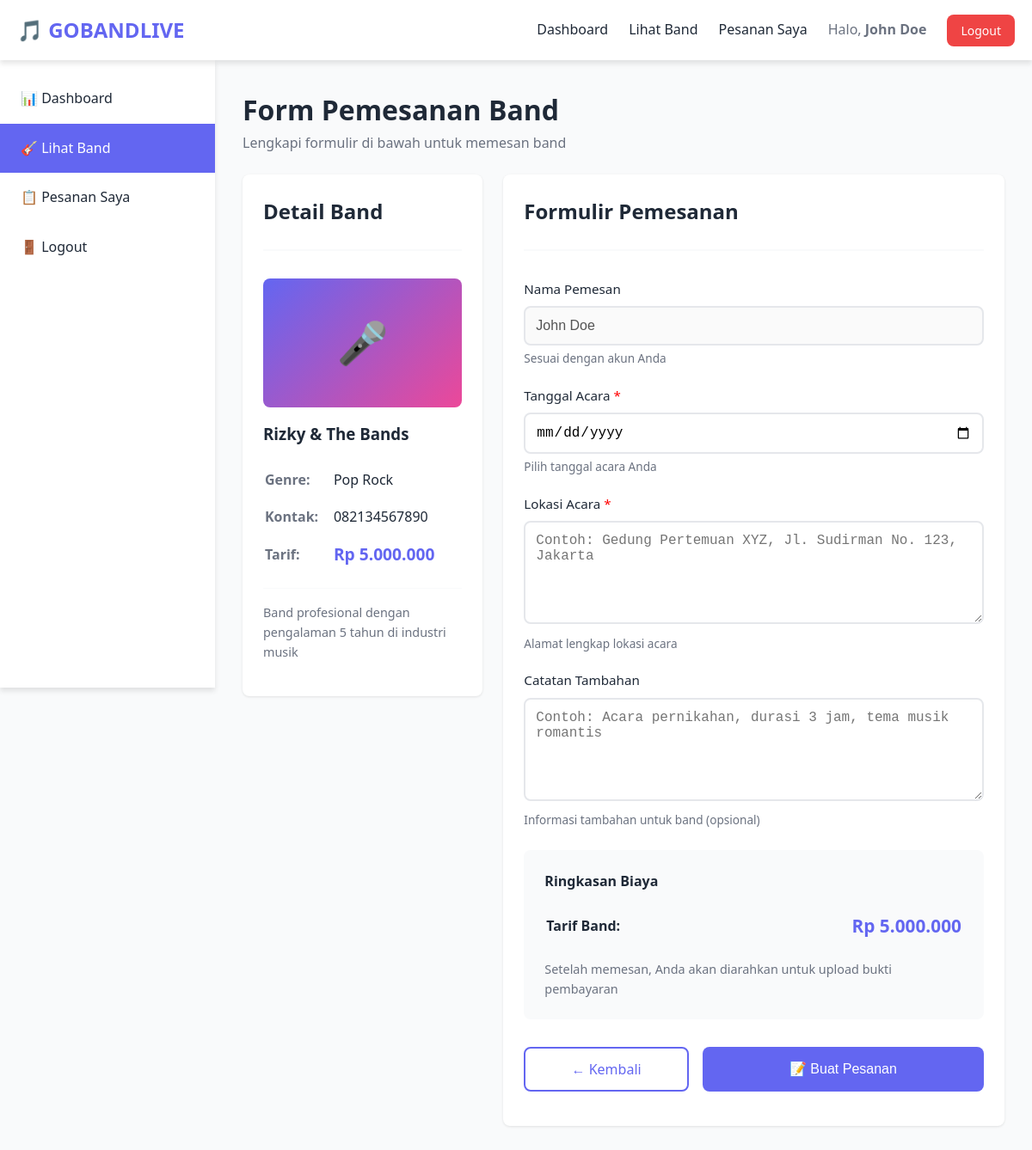
Screenshot of /pelanggan/pesan_band.php?id=1 (signed in) with the database file from the repository.
### tables this page shows
CREATE TABLE `band` (
  `id` int(11) NOT NULL,
  `user_id` int(11) NOT NULL,
  `nama_band` varchar(100) NOT NULL,
  `genre` varchar(50) NOT NULL,
  `tarif` decimal(10,2) NOT NULL,
  `kontak` varchar(15) NOT NULL,
  `deskripsi` text DEFAULT NULL,
  `foto` varchar(255) DEFAULT NULL,
  `status_ketersediaan` enum('tersedia','tidak tersedia') DEFAULT 'tersedia',
  `created_at` timestamp NOT NULL DEFAULT current_timestamp()
);

### config/config.php (called while the page is built, shortened)
<?php
function clean($data) {
    return htmlspecialchars(strip_tags(trim($data)));
}
function formatRupiah($angka) {
    return 'Rp ' . number_format($angka, 0, ',', '.');
}
?>

### includes/functions.php (called while the page is built, shortened)
<?php
function getBandById($db, $bandId) {
    $stmt = $db->prepare("
        SELECT b.*, u.nama as nama_user, u.email, u.no_hp
        FROM band b
        JOIN users u ON b.user_id = u.id
        WHERE b.id = ?
    ");
    $stmt->execute([$bandId]);
    return $stmt->fetch();
}
?>

### pelanggan/pesan_band.php (the view, shortened to what this page needs)
<?php
require_once '../config/config.php';
require_once '../config/database.php';
require_once '../includes/functions.php';
$bandId = clean($_GET['id'] ?? '');
$band = getBandById($db, $bandId);
?>
<!DOCTYPE html>
<html lang="id">
<head>
    <link rel="stylesheet" href="../assets/css/style.css">
</head>
<body>
    <nav class="navbar">
        <div class="container navbar-container">
            <a href="../index.php" class="navbar-brand">
                🎵 <?php echo APP_NAME; ?>
            </a>
            <ul class="navbar-menu">
                <li><a href="dashboard.php">Dashboard</a></li>
                <li><a href="lihat_band.php">Lihat Band</a></li>
                <li><a href="status_pesanan.php">Pesanan Saya</a></li>
                <li>
                    <span style="color: var(--gray);">
                        Halo, <strong><?php echo htmlspecialchars($_SESSION['nama']); ?></strong>
                    </span>
                </li>
                <li><a href="../auth/logout.php" class="btn btn-danger btn-sm">Logout</a></li>
            </ul>
        </div>
    </nav>
    <div class="main-wrapper">
        <aside class="sidebar">
            <ul class="sidebar-menu">
                <li><a href="dashboard.php">📊 Dashboard</a></li>
                <li><a href="lihat_band.php" class="active">🎸 Lihat Band</a></li>
                <li><a href="status_pesanan.php">📋 Pesanan Saya</a></li>
                <li><a href="../auth/logout.php">🚪 Logout</a></li>
            </ul>
        </aside>
        <main class="main-content">
            <h1>Form Pemesanan Band</h1>
            <p class="text-gray mb-3">Lengkapi formulir di bawah untuk memesan band</p>
            <div class="row">
                <div class="col-4">
                    <div class="card">
                        <div class="card-header">
                            <h3 class="card-title">Detail Band</h3>
                        </div>
                        <div class="card-body">
                            <div style="background: linear-gradient(135deg, var(--primary), var(--secondary)); height: 150px; border-radius: var(--radius); margin-bottom: 1rem; display: flex; align-items: center; justify-content: center; color: white; font-size: 3rem;">
                                🎤
                            </div>
                            <h3><?php echo htmlspecialchars($band['nama_band']); ?></h3>
                            <table style="width: 100%; margin-top: 1rem;">
                                <tr>
                                    <td class="text-gray" style="padding: 0.5rem 0;"><strong>Genre:</strong></td>
                                    <td><?php echo htmlspecialchars($band['genre']); ?></td>
                                </tr>
                                <tr>
                                    <td class="text-gray" style="padding: 0.5rem 0;"><strong>Kontak:</strong></td>
                                    <td><?php echo htmlspecialchars($band['kontak']); ?></td>
                                </tr>
                                <tr>
                                    <td class="text-gray" style="padding: 0.5rem 0;"><strong>Tarif:</strong></td>
                                    <td style="color: var(--primary); font-weight: bold; font-size: 1.2rem;">
                                        <?php echo formatRupiah($band['tarif']); ?>
                                    </td>
                                </tr>
                            </table>
                            <?php if ($band['deskripsi']): ?>
                                <div style="margin-top: 1rem; padding-top: 1rem; border-top: 1px solid var(--light);">
                                    <p class="text-gray" style="font-size: 0.9rem; line-height: 1.6;">
                                        <?php echo nl2br(htmlspecialchars($band['deskripsi'])); ?>
                                    </p>
                                </div>
                            <?php endif; ?>
                        </div>
                    </div>
                </div>
                <div class="col-8">
                    <div class="card">
                        <div class="card-header">
                            <h3 class="card-title">Formulir Pemesanan</h3>
                        </div>
                        <div class="card-body">
                            <form method="POST" action="">
                                <div class="form-group">
                                    <label class="form-label">Nama Pemesan</label>
                                    <input
                                        type="text"
                                        class="form-control"
                                        value="<?php echo htmlspecialchars($_SESSION['nama']); ?>"
                                        disabled
                                    >
                                    <small class="text-gray">Sesuai dengan akun Anda</small>
                                </div>
                                <div class="form-group">
                                    <label class="form-label">Tanggal Acara <span style="color: red;">*</span></label>
                                    <input
                                        type="date"
                                        name="tanggal_acara"
                                        class="form-control"
                                        min="<?php echo date('Y-m-d', strtotime('+1 day')); ?>"
                                        value="<?php echo isset($_POST['tanggal_acara']) ? htmlspecialchars($_POST['tanggal_acara']) : ''; ?>"
                                        required
                                    >
                                    <small class="text-gray">Pilih tanggal acara Anda</small>
                                </div>
                                <div class="form-group">
                                    <label class="form-label">Lokasi Acara <span style="color: red;">*</span></label>
                                    <textarea
                                        name="lokasi"
                                        class="form-control"
                                        rows="3"
                                        placeholder="Contoh: Gedung Pertemuan XYZ, Jl. Sudirman No. 123, Jakarta"
                                        required
                                    ><?php echo isset($_POST['lokasi']) ? htmlspecialchars($_POST['lokasi']) : ''; ?></textarea>
                                    <small class="text-gray">Alamat lengkap lokasi acara</small>
                                </div>
                                <div class="form-group">
                                    <label class="form-label">Catatan Tambahan</label>
                                    <textarea
                                        name="catatan"
                                        class="form-control"
                                        rows="4"
                                        placeholder="Contoh: Acara pernikahan, durasi 3 jam, tema musik romantis"
                                    ><?php echo isset($_POST['catatan']) ? htmlspecialchars($_POST['catatan']) : ''; ?></textarea>
                                    <small class="text-gray">Informasi tambahan untuk band (opsional)</small>
                                </div>
                                <div style="background: var(--light); padding: 1.5rem; border-radius: var(--radius); margin-top: 1.5rem;">
                                    <h4 style="margin-bottom: 1rem;">Ringkasan Biaya</h4>
                                    <table style="width: 100%;">
                                        <tr>
                                            <td style="padding: 0.5rem 0;"><strong>Tarif Band:</strong></td>
                                            <td style="text-align: right; font-size: 1.3rem; color: var(--primary); font-weight: bold;">
                                                <?php echo formatRupiah($band['tarif']); ?>
                                            </td>
                                        </tr>
                                    </table>
                                    <p class="text-gray" style="font-size: 0.9rem; margin-top: 1rem;">
                                        Setelah memesan, Anda akan diarahkan untuk upload bukti pembayaran
                                    </p>
                                </div>
                                <div style="margin-top: 2rem; display: flex; gap: 1rem;">
                                    <a href="lihat_band.php" class="btn btn-outline" style="flex: 1;">
                                        ← Kembali
                                    </a>
                                    <button type="submit" class="btn btn-primary" style="flex: 2;">
                                        📝 Buat Pesanan
                                    </button>
                                </div>
                            </form>
                        </div>
                    </div>
                </div>
            </div>
        </main>
    </div>
</body>
</html>

### assets/css/style.css (style rules this page uses)
* { margin: 0; padding: 0; box-sizing: border-box; }
:root { --primary: #6366f1; --primary-dark: #4f46e5; --secondary: #ec4899; --success: #10b981; --danger: #ef4444; --warning: #f59e0b; --info: #3b82f6; --dark: #1f2937; --light: #f9fafb; --gray: #6b7280; --white: #ffffff; --shadow: 0 1px 3px rgba(0,0,0,0.1); --shadow-md: 0 4px 6px rgba(0,0,0,0.1); --shadow-lg: 0 10px 15px rgba(0,0,0,0.1); --radius: 8px; --transition: all 0.3s ease; }
body { font-family: 'Segoe UI', Tahoma, Geneva, Verdana, sans-serif; background: var(--light); color: var(--dark); line-height: 1.6; overflow-x: hidden; }
.container { max-width: 1200px; margin: 0 auto; padding: 0 20px; width: 100%; }
.navbar { background: var(--white); box-shadow: var(--shadow-md); padding: 1rem 0; position: sticky; top: 0; z-index: 1000; }
.navbar-container { display: flex; justify-content: space-between; align-items: center; flex-wrap: wrap; gap: 1rem; }
.navbar-brand { font-size: 1.5rem; font-weight: bold; color: var(--primary); text-decoration: none; display: flex; align-items: center; gap: 10px; }
.navbar-menu { display: flex; list-style: none; gap: 1.5rem; align-items: center; flex-wrap: wrap; }
.navbar-menu a { text-decoration: none; color: var(--dark); font-weight: 500; transition: var(--transition); }
.navbar-menu .btn-danger { background: var(--danger); color: white; }
.btn { display: inline-block; padding: 0.75rem 1.5rem; border: none; border-radius: var(--radius); font-size: 1rem; font-weight: 500; cursor: pointer; transition: var(--transition); text-decoration: none; text-align: center; line-height: 1.5; }
.btn-primary { background: var(--primary); color: var(--white); }
.btn-danger { background: var(--danger); color: var(--white); }
.btn-outline { background: transparent; border: 2px solid var(--primary); color: var(--primary); }
.btn-sm { padding: 0.5rem 1rem; font-size: 0.875rem; }
.card { background: var(--white); border-radius: var(--radius); box-shadow: var(--shadow); padding: 1.5rem; margin-bottom: 1.5rem; transition: var(--transition); max-width: 100%; }
.card-header { border-bottom: 2px solid var(--light); padding-bottom: 1rem; margin-bottom: 1rem; }
.card-title { font-size: 1.5rem; color: var(--dark); margin-bottom: 0.5rem; }
.card-body { padding: 1rem 0; }
.form-group { margin-bottom: 1.25rem; }
.form-label { display: block; margin-bottom: 0.5rem; font-weight: 500; color: var(--dark); font-size: 0.95rem; }
.form-control { width: 100%; padding: 0.75rem; border: 2px solid #e5e7eb; border-radius: var(--radius); font-size: 1rem; transition: var(--transition); box-sizing: border-box; }
textarea.form-control { resize: vertical; min-height: 120px; }
small.text-gray { display: block; margin-top: 0.25rem; font-size: 0.85rem; color: var(--gray); }
.row { display: flex; flex-wrap: wrap; margin: 0 -0.75rem; }
.row > [class*="col-"] { padding: 0 0.75rem; box-sizing: border-box; }
.col-4 { flex: 0 0 33.333%; max-width: 33.333%; }
.col-8 { flex: 0 0 66.666%; max-width: 66.666%; }
.sidebar { background: var(--white); width: 250px; min-height: calc(100vh - 70px); box-shadow: var(--shadow-md); position: fixed; left: 0; top: 70px; overflow-y: auto; }
.sidebar-menu { list-style: none; padding: 1rem 0; }
.sidebar-menu li a { display: block; padding: 1rem 1.5rem; color: var(--dark); text-decoration: none; transition: var(--transition); }
.sidebar-menu li a:hover, .sidebar-menu li a.active { background: var(--primary); color: var(--white); }
.main-wrapper { display: flex; min-height: calc(100vh - 70px); }
.main-content { flex: 1; margin-left: 250px; padding: 2rem; max-width: calc(100vw - 250px); width: 100%; box-sizing: border-box; }
.text-gray { color: var(--gray); }
.mb-3 { margin-bottom: 1.5rem; }

### rows the page displays
band: nama_band "Rizky & The Bands", genre "Pop Rock", kontak "082134567890", tarif "Rp 5.000.000", deskripsi "Band profesional dengan pengalaman 5 tahun di industri musik"

### other values shown
APP_NAME "GOBANDLIVE"
$_SESSION['nama'] "John Doe"
